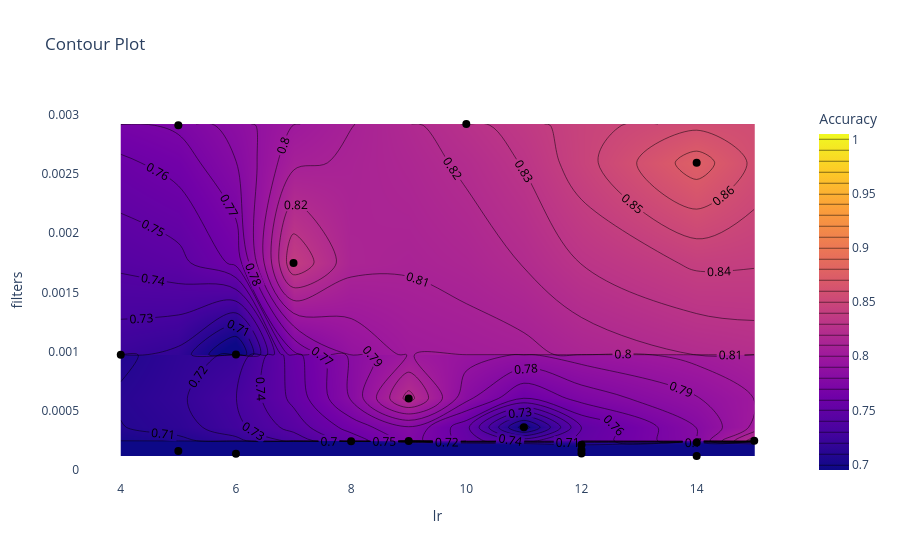

Notebook cell for this chart:
### Code cell
hyperband = analysis.results_df
plot_contour(hyperband, "config/filters", "config/lr", "accuracy", start=0.7)

### Figure 1 — Plotly figure (JSON) as saved in the notebook; plotly's stock layout.template omitted (floating-point values rounded to 4 significant figures)
{"data": [{"colorbar": {"title": {"text": "Accuracy"}}, "colorscale": [[0, "#0d0887"], [0.1111, "#46039f"], [0.2222, "#7201a8"], [0.3333, "#9c179e"], [0.4444, "#bd3786"], [0.5556, "#d8576b"], [0.6667, "#ed7953"], [0.7778, "#fb9f3a"], [0.8889, "#fdca26"], [1, "#f0f921"]], "contours": {"coloring": "heatmap", "end": 1, "showlabels": true, "size": 0.01, "start": 0.7}, "type": "contour", "x": [5, 12, 15, 9, 8, 9, 5, 10, 6, 4, 14, 6, 14, 12, 12, 14, 11, 7], "y": [0.002913, 0.0001361, 0.0002442, 0.0002413, 0.0002391, 0.000602, 0.0001569, 0.002924, 0.0009735, 0.0009711, 0.0001154, 0.0001338, 0.002596, 0.0001669, 0.0002098, 0.0002289, 0.0003581, 0.001748], "z": [0.7719, 0.665, 0.8262, 0.8101, 0.6895, 0.8242, 0.5462, 0.8311, 0.6846, 0.7073, 0.6601, 0.5538, 0.8756, 0.6591, 0.7002, 0.6985, 0.6943, 0.8391]}, {"customdata": [0.7719, 0.665, 0.8262, 0.8101, 0.6895, 0.8242, 0.5462, 0.8311, 0.6846, 0.7073, 0.6601, 0.5538, 0.8756, 0.6591, 0.7002, 0.6985, 0.6943, 0.8391], "hovertemplate": "lr: %{x}<br>filters: %{y}<br>Accuracy: %{customdata:.4f}<extra></extra>", "marker": {"color": "black", "size": 8, "symbol": "circle"}, "mode": "markers", "name": "Data Points", "type": "scatter", "x": [5, 12, 15, 9, 8, 9, 5, 10, 6, 4, 14, 6, 14, 12, 12, 14, 11, 7], "y": [0.002913, 0.0001361, 0.0002442, 0.0002413, 0.0002391, 0.000602, 0.0001569, 0.002924, 0.0009735, 0.0009711, 0.0001154, 0.0001338, 0.002596, 0.0001669, 0.0002098, 0.0002289, 0.0003581, 0.001748]}], "layout": {"paper_bgcolor": "white", "plot_bgcolor": "white", "title": {"text": "Contour Plot"}, "xaxis": {"showgrid": false, "title": {"text": "lr"}}, "yaxis": {"showgrid": false, "title": {"text": "filters"}}}}
